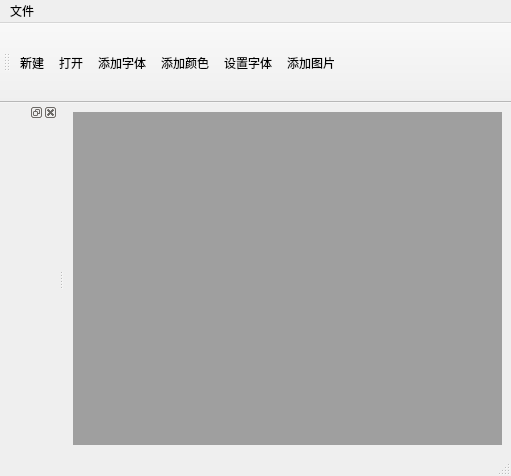
<?xml version="1.0" encoding="UTF-8"?>
<ui version="4.0">
 <class>MainWindow</class>
 <widget class="QMainWindow" name="MainWindow">
  <property name="geometry">
   <rect>
    <x>0</x>
    <y>0</y>
    <width>511</width>
    <height>476</height>
   </rect>
  </property>
  <property name="windowTitle">
   <string>MainWindow</string>
  </property>
  <widget class="QWidget" name="centralwidget">
   <layout class="QHBoxLayout" name="horizontalLayout">
    <item>
     <widget class="QMdiArea" name="mdiArea"/>
    </item>
   </layout>
  </widget>
  <widget class="QMenuBar" name="menubar">
   <property name="geometry">
    <rect>
     <x>0</x>
     <y>0</y>
     <width>511</width>
     <height>23</height>
    </rect>
   </property>
   <widget class="QMenu" name="menu">
    <property name="title">
     <string>文件</string>
    </property>
    <addaction name="newFile"/>
   </widget>
   <addaction name="menu"/>
  </widget>
  <widget class="QStatusBar" name="statusbar"/>
  <widget class="QToolBar" name="toolBar">
   <property name="minimumSize">
    <size>
     <width>0</width>
     <height>80</height>
    </size>
   </property>
   <property name="windowTitle">
    <string>toolBar</string>
   </property>
   <attribute name="toolBarArea">
    <enum>TopToolBarArea</enum>
   </attribute>
   <attribute name="toolBarBreak">
    <bool>false</bool>
   </attribute>
   <addaction name="newFile"/>
   <addaction name="openFile"/>
   <addaction name="addFont"/>
   <addaction name="addColor"/>
   <addaction name="setFont"/>
   <addaction name="addIamge"/>
  </widget>
  <widget class="QDockWidget" name="dockWidget">
   <attribute name="dockWidgetArea">
    <number>1</number>
   </attribute>
   <widget class="QWidget" name="dockWidgetContents"/>
  </widget>
  <action name="newFile">
   <property name="icon">
    <iconset resource="../resource.qrc">
     <normaloff>:/resource/ico_new_file.png</normaloff>:/resource/ico_new_file.png</iconset>
   </property>
   <property name="text">
    <string>新建</string>
   </property>
  </action>
  <action name="openFile">
   <property name="icon">
    <iconset resource="../resource.qrc">
     <normaloff>:/resource/ico_oprn_file.png</normaloff>:/resource/ico_oprn_file.png</iconset>
   </property>
   <property name="text">
    <string>打开</string>
   </property>
  </action>
  <action name="addFont">
   <property name="icon">
    <iconset resource="../resource.qrc">
     <normaloff>:/resource/ico_add_font.png</normaloff>:/resource/ico_add_font.png</iconset>
   </property>
   <property name="text">
    <string>添加字体</string>
   </property>
  </action>
  <action name="addColor">
   <property name="icon">
    <iconset resource="../resource.qrc">
     <normaloff>:/resource/ico_add_color.png</normaloff>:/resource/ico_add_color.png</iconset>
   </property>
   <property name="text">
    <string>添加颜色</string>
   </property>
  </action>
  <action name="setFont">
   <property name="icon">
    <iconset resource="../resource.qrc">
     <normaloff>:/resource/icoi_set_font.png</normaloff>:/resource/icoi_set_font.png</iconset>
   </property>
   <property name="text">
    <string>设置字体</string>
   </property>
  </action>
  <action name="addIamge">
   <property name="icon">
    <iconset resource="../resource.qrc">
     <normaloff>:/resource/ico_aad_image.png</normaloff>:/resource/ico_aad_image.png</iconset>
   </property>
   <property name="text">
    <string>添加图片</string>
   </property>
  </action>
 </widget>
 <resources>
  <include location="../resource.qrc"/>
 </resources>
 <connections/>
</ui>
